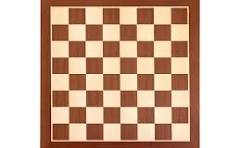
#> input picture assigment/chess.jpg, 240 x 148 px
$ jupyter execute --allow-errors Assigment.ipynb
#> lines starting #> are read from the running program, lines starting #| are printed output that depends on the picture; after the words box and inside, x2 and y2 are one past the last pixel; in counts of white or black regions, pixels touching at a corner belong together
# **Setup**

[cell 1]
import cv2
import numpy as np
import matplotlib.pyplot as plt
from google.colab.patches import cv2_imshow

# **Load the Images**

[cell 2]
from google.colab import files
import cv2
from google.colab.patches import cv2_imshow
import numpy as np

# Upload the image
uploaded = files.upload()
#> the answer given: chess.jpg

#  Get the uploaded filename
for file_name in uploaded.keys():
    print(f"Uploaded file: {file_name}")
    image = cv2.imread(file_name)
#> image is the input picture: shape (148, 240, 3); mean B, G, R 155.8, 176.4, 207.6

    #  Check if the image loaded properly
    if image is None:
        print(f"Error: Failed to load image {file_name}.")
    else:
        print(f"Image {file_name} loaded successfully!")
        original = image.copy()
        cv2_imshow(original)

# **Preprocessing the Image**

[cell 3]
# Convert image to grayscale
gray = cv2.cvtColor(original, cv2.COLOR_BGR2GRAY)
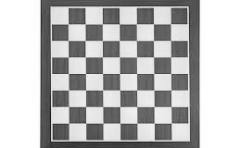
#> gray: shape (148, 240); min 21, max 255, mean 183.4

# Histogram Equalization to normalize lighting
gray_eq = cv2.equalizeHist(gray)
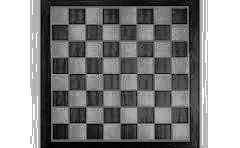
#> gray_eq: shape (148, 240); min 0, max 255, mean 138.1

# Reduce noise using Gaussian Blur
blurred = cv2.GaussianBlur(gray_eq, (5, 5), 0)
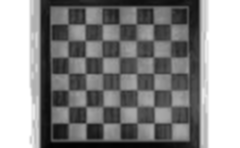
#> blurred: shape (148, 240); min 2, max 255, mean 138.1

# Edge Detection using Canny
edges = cv2.Canny(blurred, 50, 150)
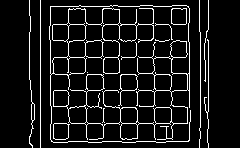
#> edges: shape (148, 240); 9.2% white in thin lines or dots, all inside (x1, y1, x2, y2) = (29, 0, 209, 148)

# Show intermediate results
cv2_imshow(gray)
cv2_imshow(blurred)
cv2_imshow(edges)
